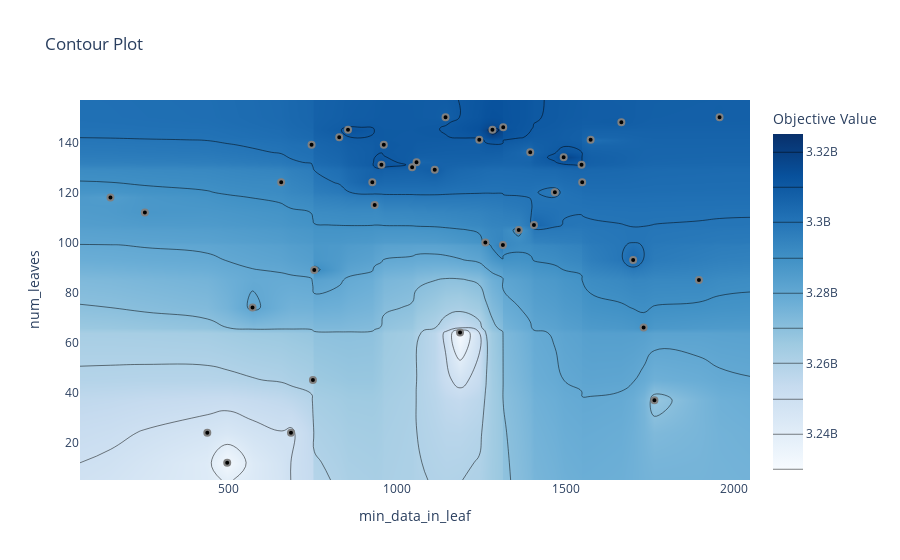

Source (notebook cell):
### Code cell
plot_contour(study, params=['num_leaves','min_data_in_leaf'])

### Figure 1 — Plotly figure (JSON) as saved in the notebook; plotly's stock layout.template omitted (floating-point values rounded to 4 significant figures; data arrays with more than 128 entries replaced by an {"elided": "..."} marker saying what was removed)
{"data": [{"colorbar": {"title": {"text": "Objective Value"}}, "colorscale": [[0, "rgb(247,251,255)"], [0.125, "rgb(222,235,247)"], [0.25, "rgb(198,219,239)"], [0.375, "rgb(158,202,225)"], [0.5, "rgb(107,174,214)"], [0.625, "rgb(66,146,198)"], [0.75, "rgb(33,113,181)"], [0.875, "rgb(8,81,156)"], [1, "rgb(8,48,107)"]], "connectgaps": true, "contours": {"coloring": "heatmap"}, "hoverinfo": "none", "line": {"smoothing": 1.3}, "reversescale": false, "type": "contour", "x": [60.75, 151, 253, 438, 497, 572, 657, 686, 747, 751, 755, 829, 855, 927, 934, 954, 961, 1045, 1058, 1112, 1144, 1187, 1244, 1262, 1283, 1314, 1315, 1361, 1395, 1406, 1468, 1494, 1547, 1549, 1574, 1665, 1700, 1731, 1763, 1895, 1956, 2046.0], "y": [5.1, 12, 24, 37, 45, 64, 66, 74, 85, 89, 93, 99, 100, 105, 107, 112, 115, 118, 120, 124, 129, 130, 131, 132, 134, 136, 139, 141, 142, 145, 146, 148, 150, 156.9], "z": {"elided": "34x42 int values"}}, {"marker": {"color": "black", "line": {"color": "Gray", "width": 2}}, "mode": "markers", "name": "Feasible Trial", "showlegend": false, "type": "scatter", "x": [1700, 751, 747, 438, 686, 755, 253, 1187, 1549, 151, 1895, 1665, 1956, 1315, 1395, 1144, 1361, 1731, 1045, 1406, 1574, 1112, 954, 1283, 927, 1262, 934, 961, 572, 1314, 1547, 1494, 1468, 1244, 1763, 829, 497, 1058, 855, 657], "y": [93, 45, 139, 24, 24, 89, 112, 64, 124, 118, 85, 148, 150, 146, 136, 150, 105, 66, 130, 107, 141, 129, 131, 145, 124, 100, 115, 139, 74, 99, 131, 134, 120, 141, 37, 142, 12, 132, 145, 124]}, {"marker": {"color": "#cccccc", "line": {"color": "Gray", "width": 2}}, "mode": "markers", "name": "Infeasible Trial", "showlegend": false, "type": "scatter", "x": [], "y": []}], "layout": {"title": {"text": "Contour Plot"}, "xaxis": {"range": [60.75, 2046.0], "title": {"text": "min_data_in_leaf"}}, "yaxis": {"range": [5.1, 156.9], "title": {"text": "num_leaves"}}}}
